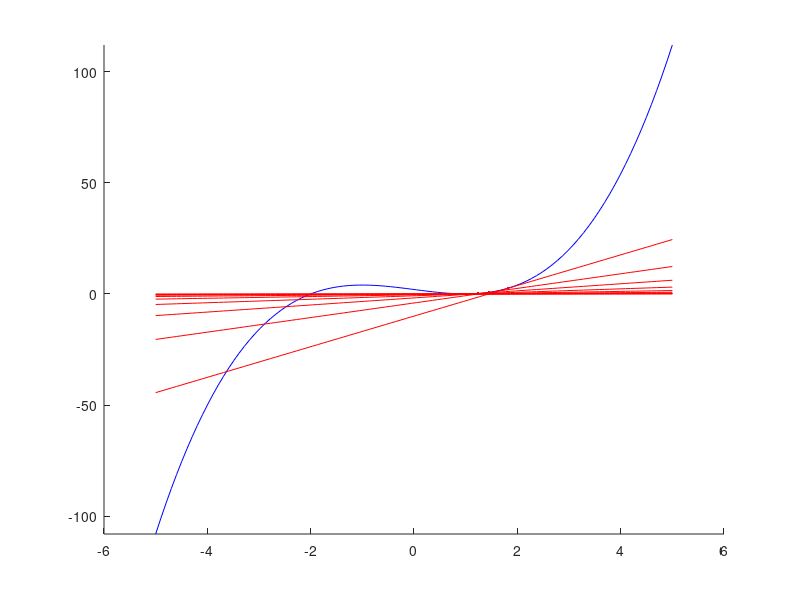

Recreate this plot in MATLAB.


x = linspace(-5,5,100);
f = @(x) x.^3 - 3*x + 2;
dfdx = @(x) 3*x.^2 - 3;

xc = 20 * ( 2*rand()-1 ); % start between -10 and 10
    
figure;
hold on;
plot(x,f(x),'b');

ymin = min(f(x));
ymax = max(f(x));

for i = 1:10
    
    record(i,:) = [ xc f(xc) dfdx(xc) ];
    
    plot(xc,f(xc),'.r');
    display(xc);
    display(f(xc));
    
    m = dfdx(xc);
    b = f(xc) - m*xc;
    plot(x,m*x+b,'r');
    
    xc = xc - f(xc)/dfdx(xc);
    
end
    
ylim([ymin ymax]);
    